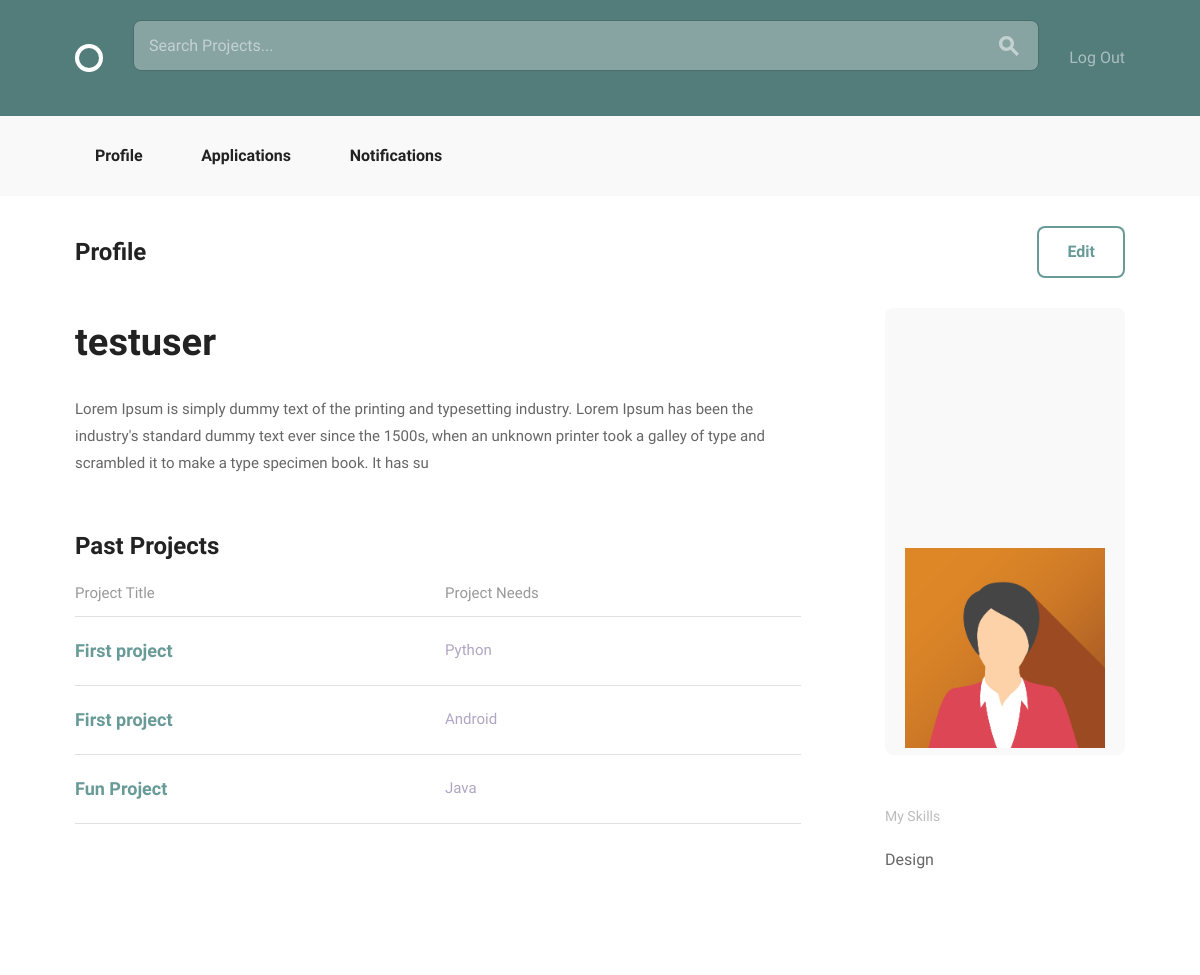
Before: /accounts/profile/4/ (signed in) with the older database file.
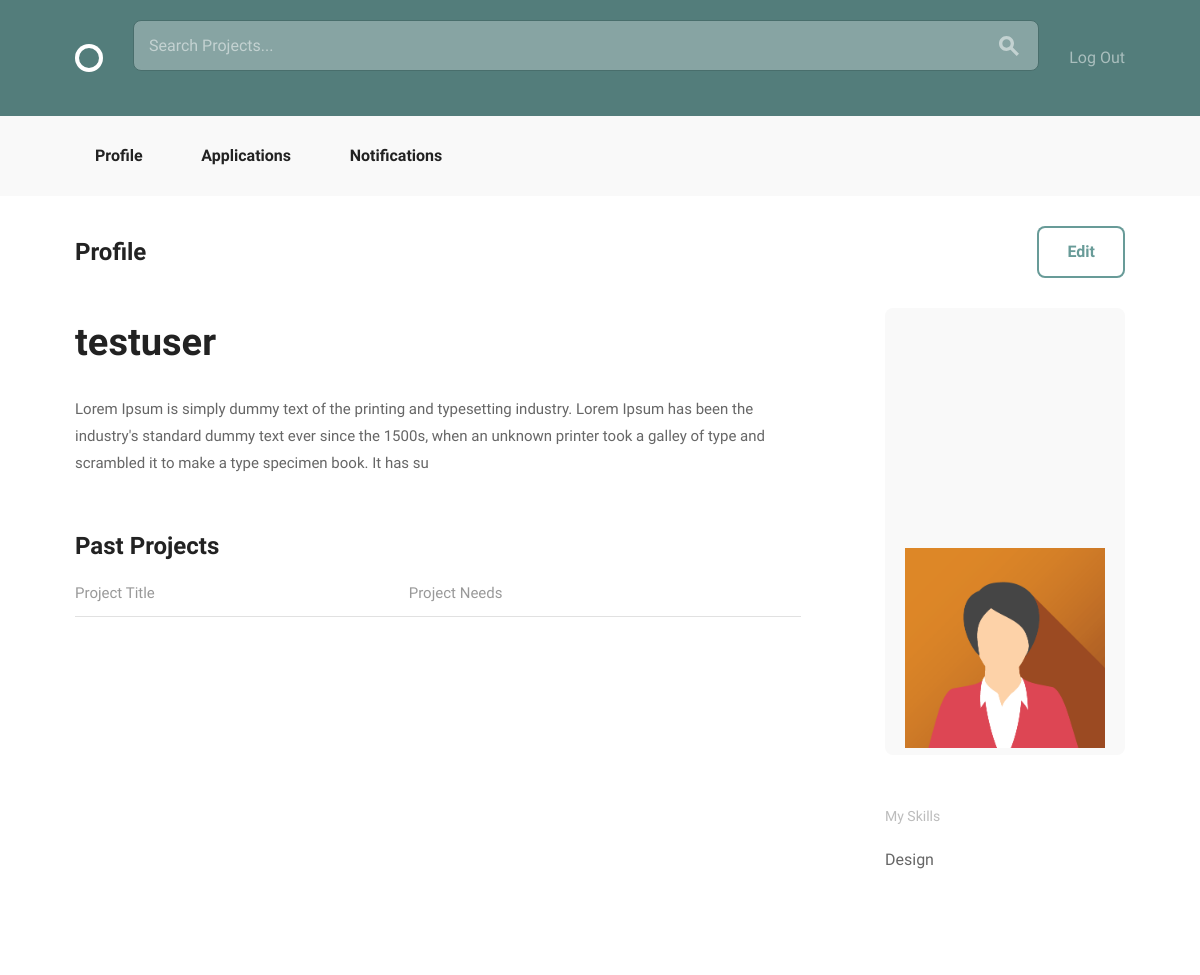
After: the same page with the newer database file.
### accounts/models.py (models this page shows, shortened)
class User(AbstractBaseUser, PermissionsMixin):
    email = models.EmailField(unique=True)
    username = models.CharField(max_length=40, unique=True)
    bio = models.TextField(max_length=500, blank=True, default="")
    image = models.ImageField(upload_to="profile_image/", blank=True)
    date_joined = models.DateTimeField(default=timezone.now)
    is_active = models.BooleanField(default=True)
    is_staff = models.BooleanField(default=False)
    objects = UserManager()
    USERNAME_FIELD = "email"
    REQUIRED_FIELDS = ["username"]

class Skill(models.Model):
    user = models.ForeignKey(settings.AUTH_USER_MODEL, null=True)
    name = models.CharField(max_length=20, choices=SKILLES_CHOICES)
    def __str__(self):
        return self.name

### projects/models.py (models this page shows, shortened)
class Position(models.Model):
    ANDROID = "Android"
    DESIGN = "Design"
    JAVA = "Java"
    PHP = "PHP"
    PYTHON = "Python"
    RAILS = "Rails"
    WORDPRESS = "Wordpress"
    iOS = "iOS"
    SKILLES_CHOICES = (
        (ANDROID, "Android Developer"),
        (DESIGN, "Designer"),
        (JAVA, "Java Developer"),
        (PHP, "PHP Developer"),
        (PYTHON, "Python Developer"),
        (RAILS, "Rails Developer"),
        (WORDPRESS, "Wordpress Developer"),
        (iOS, "iOS Developer")
    )
    project = models.ForeignKey(
        Project,
        null=True,
        related_name="positions",
        on_delete=models.CASCADE)
    title = models.CharField(max_length=100)
    description = models.CharField(max_length=500)
    skill = models.CharField(max_length=20, choices=SKILLES_CHOICES, default="")
    applicants = models.ManyToManyField(
        settings.AUTH_USER_MODEL,
        through="Application")
    position_filled = models.BooleanField(default=False)

class Project(models.Model):
    user = models.ForeignKey(settings.AUTH_USER_MODEL, null=True)
    title = models.CharField(max_length=100)
    description = models.TextField(max_length=500)
    estimated_time = models.IntegerField()
    requirements = models.CharField(max_length=100)

### accounts/views.py (the view)
@login_required
def profile_detail(request, pk):
    profile = get_object_or_404(models.User, pk=pk)
    skills = models.Skill.objects.filter(user_id=pk)
    positions = Position.objects.filter(project__user_id=pk)
    return render(request, 'accounts/profile_detail.html', {
            'profile': profile, 'skills': skills, 'positions': positions})

### accounts/templates/accounts/profile_detail.html
{% extends "layout.html" %}
{% load static from staticfiles %}
{% block body_content %}
<div class="bounds circle--page">
    <div class="circle--page--header circle--fluid">
        <div class="circle--fluid--cell circle--fluid--primary">
            <h2>Profile</h2>
        </div>
        {% if profile.id == request.user.id %}
            <div class="circle--fluid--cell circle--fluid--secondary">
                <a class="button icon-on-left" href="{% url 'accounts:edit' pk=user.id %}">Edit</a>
            </div>
        {% endif %}
    </div>
    <div class="grid-70">
        <div class="circle--article--body">
              <h1>{{ profile.username }}</h1>
              {{ profile.bio }}
        </div>
        <h2>Past Projects</h2>
        <table class="u-full-width circle--table">
            <thead>
                <tr>
                    <th>Project Title</th>
                    <th class="circle--cell--right">Project Needs</th>
                </tr>
            </thead>
            <tbody>
                {% for position in positions %}
                    <tr class="clickable-row" data-href="{% url 'projects:project_detail' pk=position.project.pk %}">
                        <td>
                            <h3>{{ position.project.title }}</h3>
                        </td>
                        <td class="circle--cell--right">
                            <span class="secondary-label">{{ position.skill }}</sapn>
                        </td>
                    </tr>
                {% endfor %}
            </tbody>
        </table>
    </div>
    <div class="grid-25 grid-push-5">
        <div class="circle--secondary--module">
            <div class="circle--primary--avatar">
                {% if profile.image %}
                    <img src="{{ profile.image.url }}" height=200 width=200 alt="profile image"/>
                {% endif %}
            </div>
        </div>
        <div class="circle--secondary--module">
            <h4>My Skills</h4>
            <ul class="unloaded">
                {% for skill in skills %}
                <li>{{ skill }}</li>
                {% endfor %}
            </ul>
        </div>
    </div>
</div>
{% endblock %}

### templates/layout.html (shortened to what this page needs)
{% load static from staticfiles %}
<!DOCTYPE html>
<html lang="en">
  <head>
    <link rel="stylesheet" href="{% static 'css/global.css' %}">
  </head>
  <body>
    <header class="circle--header">
      <div class="bounds">
        <div class="circle--fluid">
          <div class="circle--fluid--cell">
            <h1 class="hide-text circle--logo"><a class="logo" href="{% url 'home' %}">Circle</a></h1>
          </div>
          <div class="circle--fluid--cell circle--fluid--primary">
            <form action="{% url 'home' %}" method="GET">
              <div class="circle--search">
                <input type="text" placeholder="Search Projects..." / name='q'>
                <button>
                </button>
              </div>
            </form>
          </div>
          <div class="circle--fluid--cell circle--fluid--secondary">
            <nav>
              <ul class="circle--inline">
                {% if user.is_authenticated %}
                  <li><a href="{% url 'logout' %}">Log Out</a></li>
                {% else %}
                  <li><a href="{% url 'accounts:signup' %}">Sign Up</a></li>
                  <li><a href="{% url 'login' %}">Log In</a></li>
                {% endif %}
              </ul>
            </nav>
          </div>
        </div>
      </div>
    </header>
    <div class="circle--actions--bar">
        <nav class="bounds">
            <ul class="circle--pill--list">
              {% if user.is_authenticated %}
                <li><a href="{% url 'accounts:profile_detail' pk=user.id %}">Profile</a></li>
                <li><a href="{% url 'projects:application' %}">Applications</a></li>
                <li><a href="{% url 'projects:notification' %}">Notifications</a></li>
              {% endif %}
            </ul>
        </nav>
    </div>
    {% block body_content %}{% endblock %}
  </body>
</html>

Changed rows visible on the page:
removed Position: project "First project", skill "Python"
removed Position: project "First project", skill "Android"
removed Position: project "Fun Project", skill "Java"
